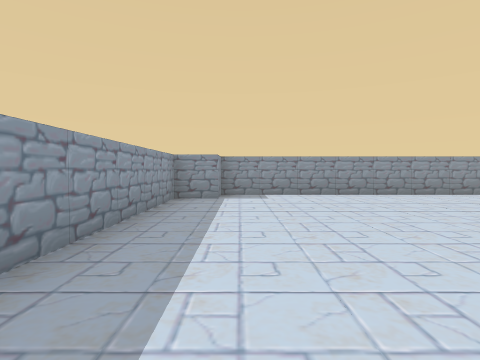
View 1 (above)

19 first-person views from a walk through a level from a Godot 3-D game. The camera is 1.3 m above the floor, tilts 2° down and sees 80° across. The floor is counted in squares, 2 m on a side. Each view is taken from the middle of a square. On the plan, view 1 faces up. The plan holds only what a view shows up to about 9 squares ahead; the rest is blank. Characters and animated objects are not drawn.

View 2
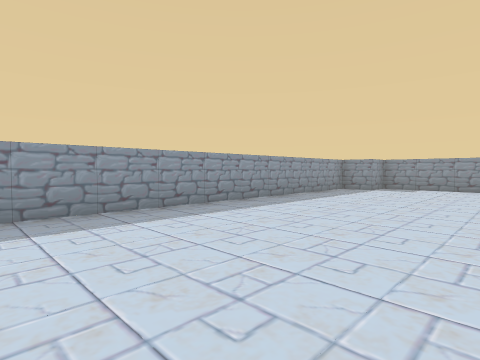

View 3
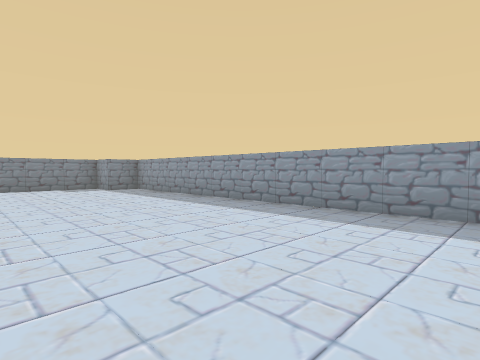

View 4
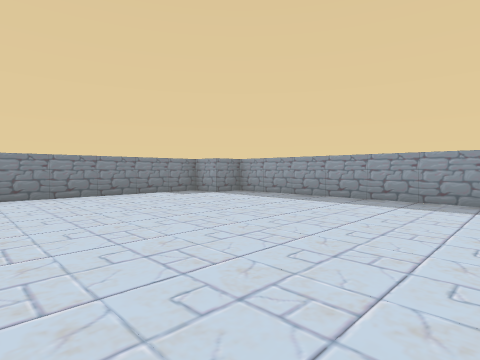

View 5
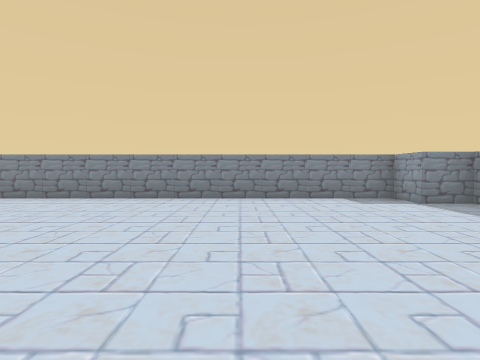

View 6
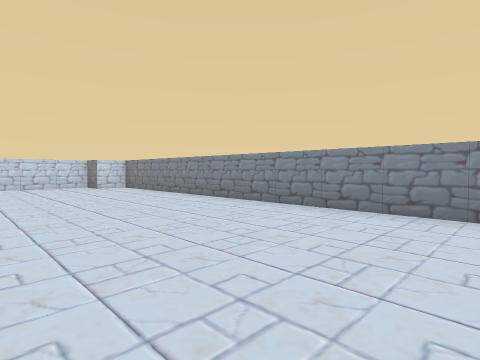

View 7
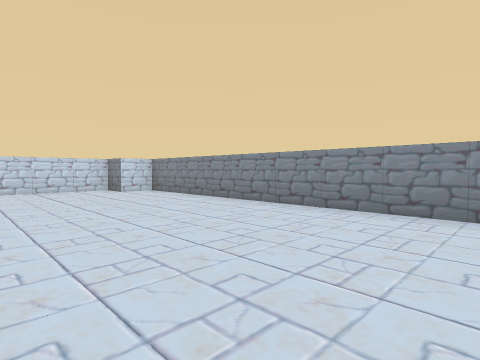

View 8
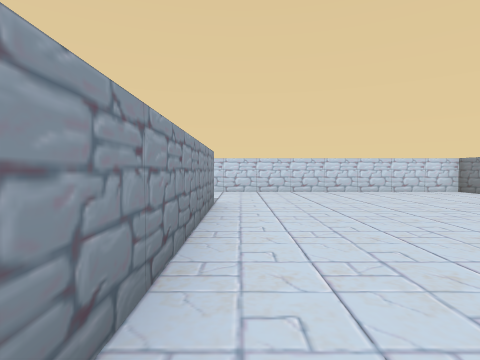

View 9
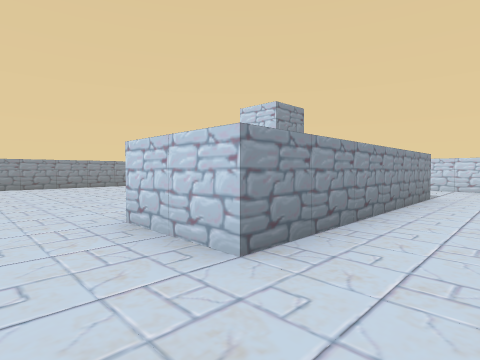

View 10
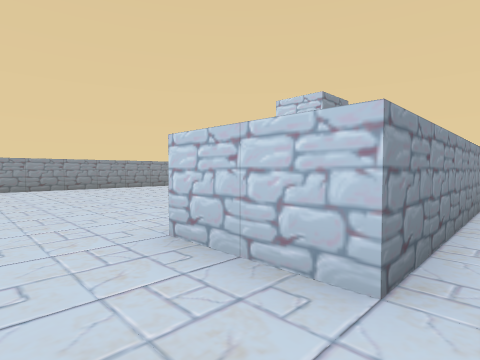

View 11
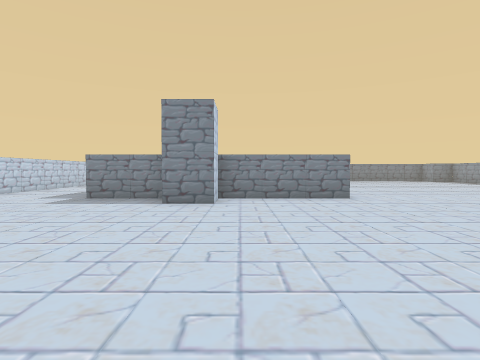

View 12
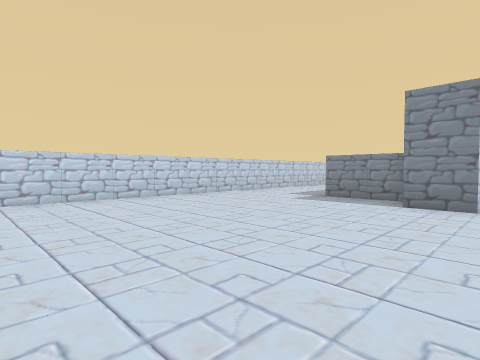

View 13
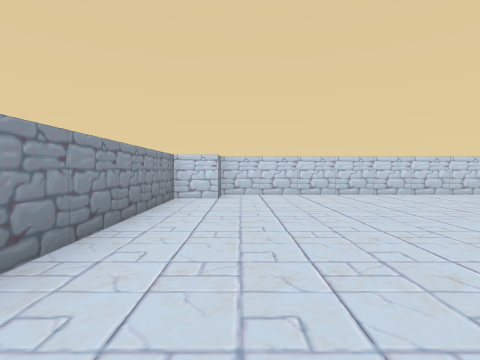

View 14
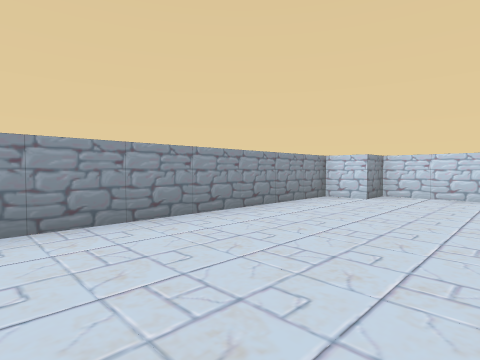

View 15
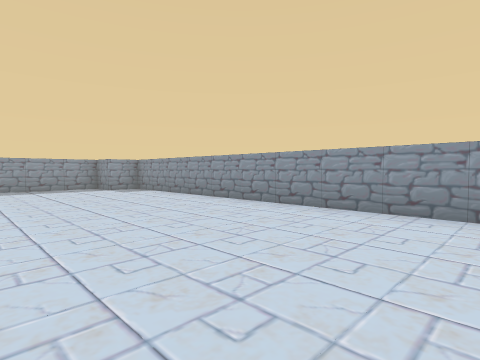

View 16
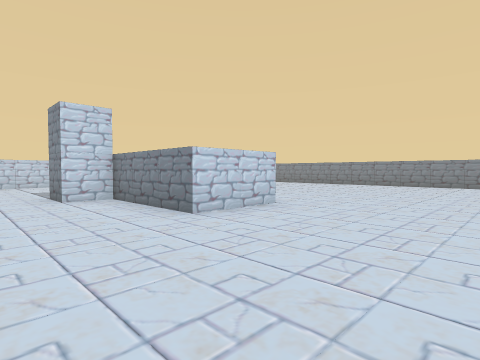

View 17
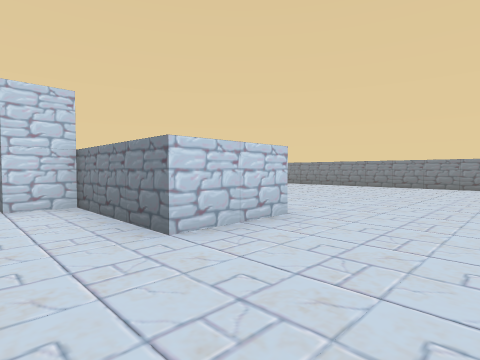

View 18
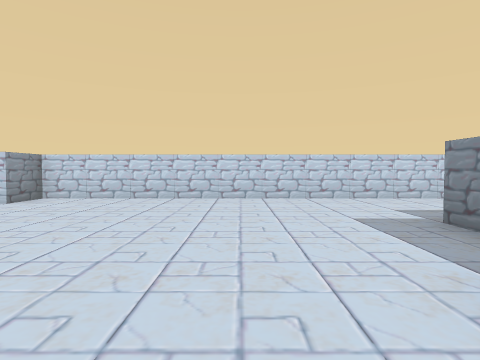

View 19
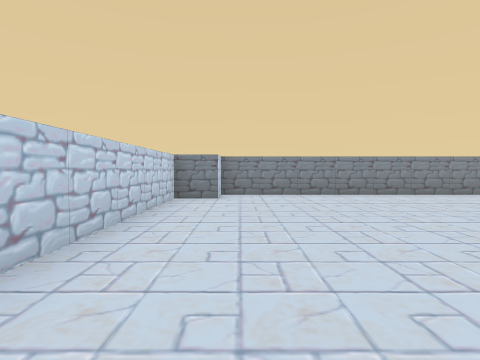

### Floor plan
Points are (right, up) in squares from view 1. A wall is a line through its corners. A room is listed if a view was taken in it or the views show most of it. See-through windows are left out.
Room 1 (views 1, 2, 3, 4, 5, 6, 7, 8, 9, 10, 11, 12, 13, 14, 15, 16, 17, 18, 19)
walls: (10.5, -0.6) (10.5, 0.5) (11.5, 0.5); (13.5, -2.5) (7.5, -2.5) (7.5, -0.5) (13.5, -0.5); (15.5, -10.2) (15.5, -9.5) (16.5, -9.5) (16.5, 6.5) (15.5, 6.5) (15.5, 7.5) (-0.5, 7.5) (-0.5, 6.5) (-1.5, 6.5) (-1.5, -9.5) (-0.5, -9.5) (-0.5, -10.5) (15.5, -10.5)

Positions as (right, up) in squares from view 1, and headings:
1: (0, 0), facing up
2: (3, -3), facing up-left
3: (3, 0), facing down-left
4: (5, -3), facing down-left
5: (3, -4), facing down
6: (5, -6), facing down-right
7: (7, -6), facing down-right
8: (8, -3), facing right
9: (6, -4), facing up-right
10: (6, -3), facing up-right
11: (10, 6), facing down
12: (10, 6), facing down-right
13: (9, 6), facing right
14: (9, 4), facing up-right
15: (9, 3), facing up-left
16: (4, 2), facing down-right
17: (5, 1), facing down-right
18: (10, 2), facing right
19: (15, -3), facing down
